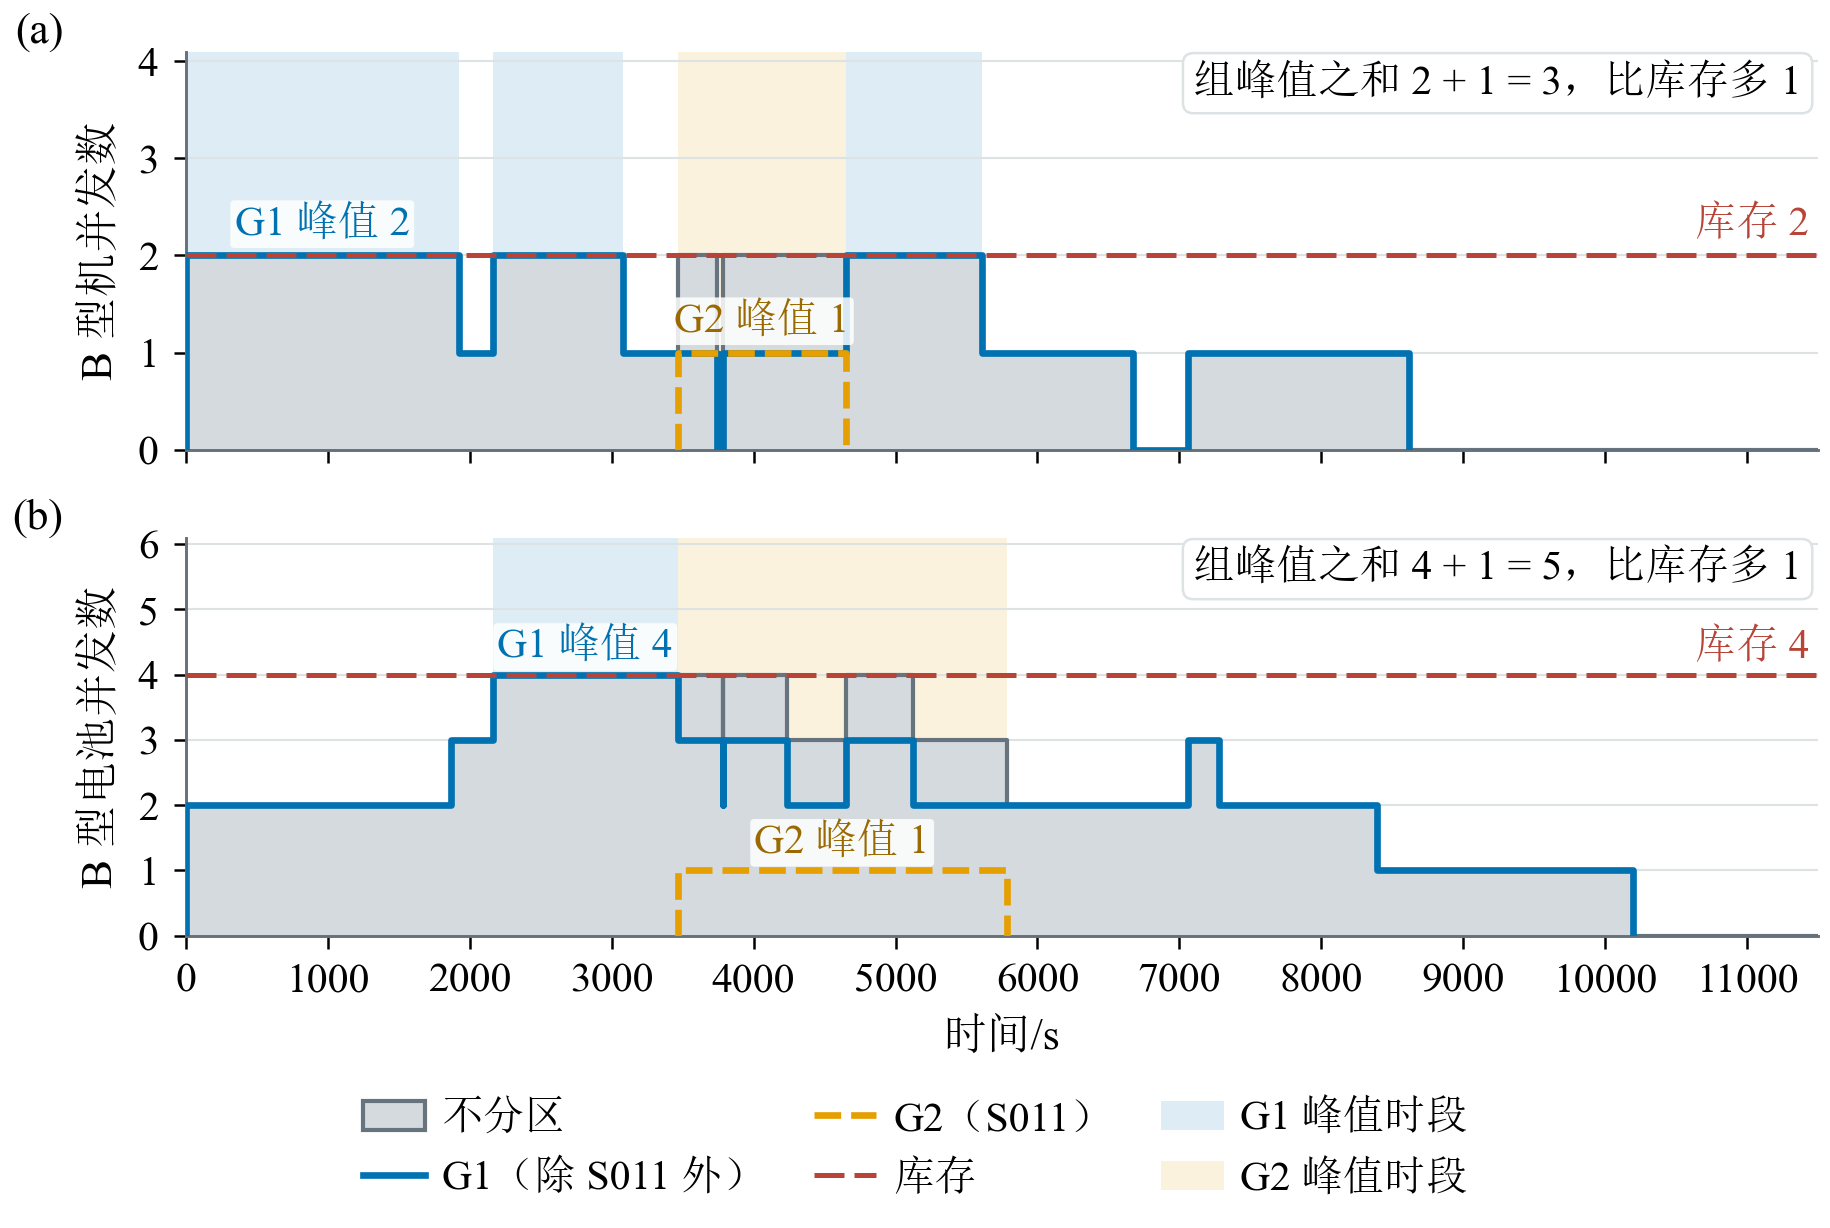

The Python source for this figure:
"""F5 问题四缺口形成机制：B 型机与 B 型电池的并发数随时间变化（两组资源优先方案）。

占用区间按式(16)构造：实体 [准备开始, 返航)，电池 [准备开始, 返航 + 式(15)充电时间)，均为左闭右开；
同一时刻先释放后占用（时刻差不超过 1e-7 s 视为同刻）。分组取 results/q4.json 中 K=2 的资源优先方案。
图中峰值与 q4.json 的 baseline_resources、各组 resources 逐项核对。
"""
import sys
from pathlib import Path
HERE = Path(__file__).resolve().parent
sys.path.insert(0, str(HERE.parent / "lib"))
import math
import figkit as fk
import matplotlib.pyplot as plt
from matplotlib.lines import Line2D
from matplotlib.patches import Patch
from matplotlib.ticker import MultipleLocator

STEM = "fig_q4_gap_mechanism"
TIE = 1e-7
GCOL = {"G1": "#0072B2", "G2": "#E69F00"}


def concurrency(intervals):
    ev = sorted([(a, 1) for a, b in intervals] + [(b, -1) for a, b in intervals])
    out, c, i = [], 0, 0
    while i < len(ev):
        t0, j, d = ev[i][0], i, 0
        while j < len(ev) and ev[j][0] - t0 <= TIE:
            d += ev[j][1]
            j += 1
        c += d
        out.append((t0, c))
        i = j
    assert out[-1][1] == 0
    return out


def trim(steps):
    """去掉首尾的 0 段，只保留从首次上升到最后一次回落的部分。"""
    first = next(i for i, (_, c) in enumerate(steps) if c > 0)
    out = [(steps[first][0], 0)] + steps[first:]
    return out


def peak_windows(steps):
    pk = max(c for _, c in steps)
    wins = []
    for (t0, c), (t1, _) in zip(steps, steps[1:]):
        if c == pk:
            if wins and abs(wins[-1][1] - t0) <= TIE:
                wins[-1][1] = t1
            else:
                wins.append([t0, t1])
    return pk, wins


def main():
    fk.setup()
    L = fk.labels()
    q3p, q4p = fk.RESULTS / "q3.json", fk.RESULTS / "q4.json"
    q3, q4 = fk.load_json(q3p), fk.load_json(q4p)
    full = fk.charge_full()["B"]
    sel = [s for s in q4["selected"] if s["K"] == 2][0]
    group = {tid: g["id"] for g in sel["groups"] for tid in g["transport_ids"]}
    assert set(group.values()) == {"G1", "G2"} and [g["sites"] for g in sel["groups"] if g["id"] == "G2"][0] == ["S011"]
    tasks = [t for t in q3["tasks"] if t["type"] == "B"]
    inv = q4["inventory"]

    kinds = [("drone_B", L["F05"]["ylabel_drone"], lambda t: t["return_time"]),
             ("battery_B", L["F05"]["ylabel_battery"], lambda t: t["return_time"] + fk.charge_time(t["soc"], full))]
    fig, axes = plt.subplots(2, 1, figsize=(fk.FULL_W, 10.4 * fk.CM), sharex=True, layout="constrained")
    csv_rows, kv = [], {}
    xmax = 1000 * math.ceil(max(k[2](t) for k in kinds for t in tasks) / 1000) + 500
    for ax, (res, ylab, end) in zip(axes, kinds):
        series = {}
        for g in ["all", "G1", "G2"]:
            iv = [(t["start"], end(t)) for t in tasks if g == "all" or group[t["id"]] == g]
            series[g] = concurrency(iv)
        pk = {g: peak_windows(s) for g, s in series.items()}
        # 核对：不分区峰值 = baseline；各组峰值 = 该组配置
        assert pk["all"][0] == q4["baseline_resources"][res]
        for gg in sel["groups"]:
            assert pk[gg["id"]][0] == gg["resources"][res]
        total = pk["G1"][0] + pk["G2"][0]
        assert total == sel["total"][res] and total - inv[res] == sel["shortage"][res]

        for g, col in GCOL.items():
            for a, b in pk[g][1]:
                ax.axvspan(a, b, color=col, alpha=0.13, lw=0, zorder=0)
        xs, ys = zip(*series["all"])
        ax.fill_between(list(xs) + [xmax], list(ys) + [0], step="post", color="#D5DADE", lw=0, zorder=1)
        ax.step(list(xs) + [xmax], list(ys) + [0], where="post", color=fk.C["muted"], lw=1.0, zorder=2)
        for g, ls in [("G1", "-"), ("G2", (0, (4, 1.5)))]:
            st = trim(series[g])
            xs, ys = zip(*st)
            ax.step(xs, ys, where="post", color=GCOL[g], lw=1.6, ls=ls, zorder=3)
        ax.axhline(inv[res], color=fk.C["inventory"], lw=1.2, ls=(0, (6, 2)), zorder=4)
        ax.text(xmax - 60, inv[res] + 0.12, f"{L['common']['inventory']} {inv[res]}", ha="right", va="bottom",
                color=fk.C["inventory"], fontsize=10)
        for g in ["G1", "G2"]:
            a, b = pk[g][1][0]
            ax.text((a + b) / 2, pk[g][0] + 0.12, f"{g} 峰值 {pk[g][0]}", ha="center", va="bottom", fontsize=10,
                    color=GCOL[g] if g == "G1" else "#9A6A00",
                    bbox=dict(boxstyle="round,pad=0.1", fc="white", ec="none", alpha=0.85))
        ax.text(0.99, 0.97 if res == "drone_B" else 0.97,
                f"组峰值之和 {pk['G1'][0]} + {pk['G2'][0]} = {total}，比库存多 {total - inv[res]}",
                transform=ax.transAxes, ha="right", va="top", fontsize=10,
                bbox=dict(boxstyle="round,pad=0.25", fc="white", ec=fk.C["grid"], lw=0.6))
        ax.set_ylabel(ylab)
        ax.set_ylim(0, inv[res] + 2.1)
        ax.yaxis.set_major_locator(MultipleLocator(1))
        ax.grid(axis="y", zorder=0)
        ax.set_axisbelow(True)
        for g, s in series.items():
            for t, c in s:
                csv_rows.append({"resource": res, "series": g, "time_s": t, "count_from_time": c})
        kv[res] = {"inventory": inv[res], "peak_all": pk["all"][0], "peak_G1": pk["G1"][0], "peak_G2": pk["G2"][0],
                   "sum_of_group_peaks": total, "shortage": total - inv[res],
                   "G1_peak_windows_s": [[round(a, 3), round(b, 3)] for a, b in pk["G1"][1]],
                   "G2_peak_windows_s": [[round(a, 3), round(b, 3)] for a, b in pk["G2"][1]],
                   "all_peak_windows_s": [[round(a, 3), round(b, 3)] for a, b in pk["all"][1]]}
    axes[-1].set_xlim(0, xmax)
    axes[-1].xaxis.set_major_locator(MultipleLocator(1000))
    axes[-1].set_xlabel(L["common"]["time_s"])
    fk.panel_label(axes[0], "(a)", x=-0.075, y=1.0)
    fk.panel_label(axes[1], "(b)", x=-0.075, y=1.0)
    handles = [Patch(fc="#D5DADE", ec=fk.C["muted"], lw=1.0, label=L["F05"]["all"]),
               Line2D([], [], color=GCOL["G1"], lw=1.6, label=L["F05"]["G1"]),
               Line2D([], [], color=GCOL["G2"], lw=1.6, ls=(0, (4, 1.5)), label=L["F05"]["G2"]),
               Line2D([], [], color=fk.C["inventory"], lw=1.2, ls=(0, (6, 2)), label=L["common"]["inventory"]),
               Patch(fc=GCOL["G1"], alpha=0.13, label="G1 峰值时段"),
               Patch(fc=GCOL["G2"], alpha=0.13, label="G2 峰值时段")]
    fig.legend(handles=handles, loc="outside lower center", ncol=3, columnspacing=1.2, handletextpad=0.4,
               handlelength=1.5)
    fk.write_csv(HERE / f"{STEM}.csv", csv_rows)
    fk.save(fig, HERE, STEM, figure_id="F5",
            caption="两组方案中 B 型机与 B 型电池的并发数",
            section="9.4.5",
            sources=[q3p, q4p, fk.TYPE_XLSX],
            key_values=kv,
            notes="G1 为除 S011 外的 14 个服务区，G2 为 S011（K=2 资源优先方案）。不分区曲线等于两组曲线之和，最大为库存值；两组各自的峰值出现在不同时段，分组后各组需按自身峰值配备，合计比库存多 1 件。")


if __name__ == "__main__":
    main()
